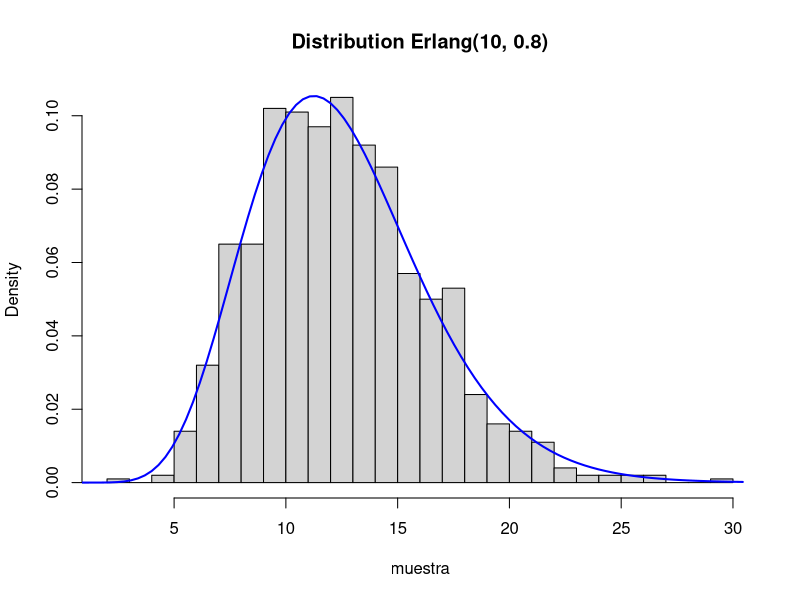

This chart was generated by the following R code:

# Semana 1 - Ejercicio 3. Distribucion Erlang

# Apartados 1 y 2 en papel

# Apartado 3 - Implementacion

rerlang <- function(n, k, lambda=1.) {
  #
  # Genera muestras distribuidas segun la distribucion de Erlang(k,lambda)
  # Args:
  #    n : Numero de muestras
  #    k : Parametro k de la distribucion
  #    lambda : Parametro lambda de la distribucion
  
  # Matrix kxn de muestras u(0,1)
  uniformes = matrix(runif(n*k), nrow=k, ncol=n)
  
  # Reducimos la matrix a un vector multiplicando las columnas
  # Y transformamos para que sea Erlang(k,lambda)
  erlangs = (-1./lambda) * log(apply(uniformes, 2, prod))
  
  return (erlangs)
}

# Generamos muestras de Erlangs usando nuestro generador y dibujamos histograma
n <- 1000 # Numero de muestras a generar
k <- 10
lambda <- 0.8

muestra <- rerlang(n,k,lambda)

# Dibujamos histograma de la muestra
hist(muestra, prob=T, breaks = 20,
     main=paste('Distribution Erlang(',k,', ',lambda,')', sep=''))

# Dibujamos la función de densidad de erlang sobre el histograma
xfit <- seq(0, max(muestra)+1, length = 100) 
yfit <- dgamma(xfit, shape=k, rate = lambda)
lines(xfit, yfit, col = "blue", lwd = 2)



